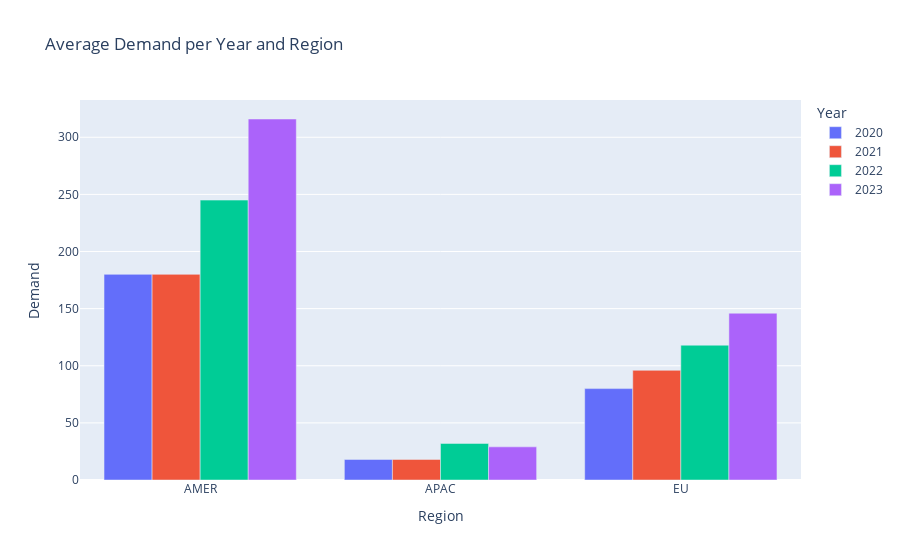

Here is the notebook cell this chart was saved with:
### Markdown cell above
Based on the chart above, the proportion of customers in **Africa** is **less than 10%**. When compared to other regions, which are around **30%**, the difference in the number of customers in Africa is **quite significant**. Therefore, it is not recommended at this time to open branch offices in Africa. If the company still wants to have account managers for customers in Africa, the company can place the account managers in the branch office geographically closest to Africa.

Now, let's see **Demand** based on **Transaction**.

### Code cell
#Create demand table
list_demand = []
for x in source['Year'].unique():
    for z in source[source['Region'] != 'AFR']['Region'].unique():
            for y in source['Subregion'].unique():
                list_demand.append([x, z, y, source[(source['Year'] == x) & (source['Region'] == z) & (source['Subregion'] == y)]['Order ID'].nunique()])
demand = pd.DataFrame(data = list_demand,
                               columns = ['Year', 'Region', 'Subregion', 'Demand'])
demand = demand[demand['Demand'] != 0]
demand.sort_values(by=['Year', 'Region'], inplace=True)
demand.reset_index(inplace=True)
demand.drop('index', axis=1, inplace=True)

#Create pivot table for examine Average Demand on Every Region
average_demand = demand.pivot_table(values='Demand', index='Region', columns='Year', aggfunc='median')
average_demand = average_demand.round(0)
average_demand.reset_index(inplace=True)

#Create Bar Chart
fig_demand = px.bar(average_demand, x='Region', y=[c for c in average_demand.columns if c != 'Region'],
             title='Average Demand per Year and Region',
             labels={'value': 'Demand', 'variable': 'Year'},
             barmode='group')
display(fig_demand.show(), average_demand)

### Figure 1 — Plotly figure (JSON) as saved in the notebook; plotly's stock layout.template omitted (floating-point values rounded to 4 significant figures)
{"data": [{"alignmentgroup": "True", "hovertemplate": "Year=2020<br>Region=%{x}<br>Demand=%{y}<extra></extra>", "legendgroup": "2020", "marker": {"color": "#636efa", "pattern": {"shape": ""}}, "name": "2020", "offsetgroup": "2020", "orientation": "v", "showlegend": true, "textposition": "auto", "type": "bar", "x": ["AMER", "APAC", "EU"], "xaxis": "x", "y": [180, 18, 80], "yaxis": "y"}, {"alignmentgroup": "True", "hovertemplate": "Year=2021<br>Region=%{x}<br>Demand=%{y}<extra></extra>", "legendgroup": "2021", "marker": {"color": "#EF553B", "pattern": {"shape": ""}}, "name": "2021", "offsetgroup": "2021", "orientation": "v", "showlegend": true, "textposition": "auto", "type": "bar", "x": ["AMER", "APAC", "EU"], "xaxis": "x", "y": [180, 18, 96], "yaxis": "y"}, {"alignmentgroup": "True", "hovertemplate": "Year=2022<br>Region=%{x}<br>Demand=%{y}<extra></extra>", "legendgroup": "2022", "marker": {"color": "#00cc96", "pattern": {"shape": ""}}, "name": "2022", "offsetgroup": "2022", "orientation": "v", "showlegend": true, "textposition": "auto", "type": "bar", "x": ["AMER", "APAC", "EU"], "xaxis": "x", "y": [245, 32, 118], "yaxis": "y"}, {"alignmentgroup": "True", "hovertemplate": "Year=2023<br>Region=%{x}<br>Demand=%{y}<extra></extra>", "legendgroup": "2023", "marker": {"color": "#ab63fa", "pattern": {"shape": ""}}, "name": "2023", "offsetgroup": "2023", "orientation": "v", "showlegend": true, "textposition": "auto", "type": "bar", "x": ["AMER", "APAC", "EU"], "xaxis": "x", "y": [316, 29, 146], "yaxis": "y"}], "layout": {"barmode": "group", "legend": {"title": {"text": "Year"}, "tracegroupgap": 0}, "title": {"text": "Average Demand per Year and Region"}, "xaxis": {"anchor": "y", "domain": [0, 1], "title": {"text": "Region"}}, "yaxis": {"anchor": "x", "domain": [0, 1], "title": {"text": "Demand"}}}}
